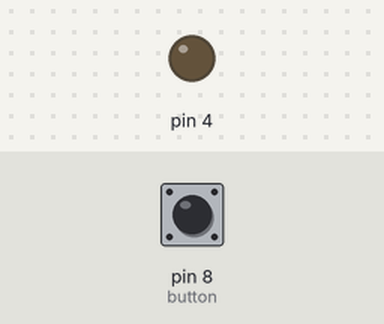
Bench run of a sketch on a simulated Arduino Uno, built with avr-gcc and run on an emulated ATmega328P. Shown: output pins drawn as LEDs (lit = HIGH). The inputs (shaded band) are chosen by the test bench; at power-on: pin 8 (button) LOW.

Above: at 1.2 s.
1.3 s: pin 8 (button) pulled HIGH for 0.15 s
At 1.37 s:
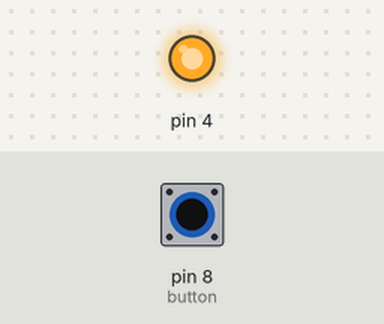
2.9 s: pin 8 (button) pulled HIGH for 3.2 s
At 6.9 s:
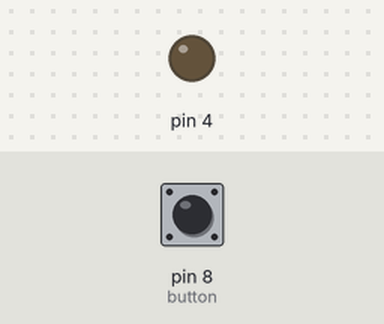
Timing chart, 0 to 8.4 s (numbered marks = the images above; inputs shaded):
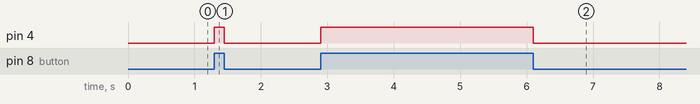

Measured:
- after the input at 1.3 s, pin 4: LOW → HIGH at once, → LOW 0.15 s later
- after the input at 2.9 s, pin 4: LOW → HIGH at once, → LOW 3.2 s later

The sketch:

button_1.ino
```cpp
// This code  turn on and turn off a LED with a Button

int estado = 0;
const int button = 8;
void setup() {
     // put your setup code here, to run once:
     pinMode(button, INPUT);
     pinMode(4, OUTPUT);

}

//EXAMPLE 1

void loop() {

     estado = digitalRead(button);
     if(estado == HIGH)
     	       	digitalWrite(4, HIGH);
     else
		digitalWrite(4, LOW);
}
```
